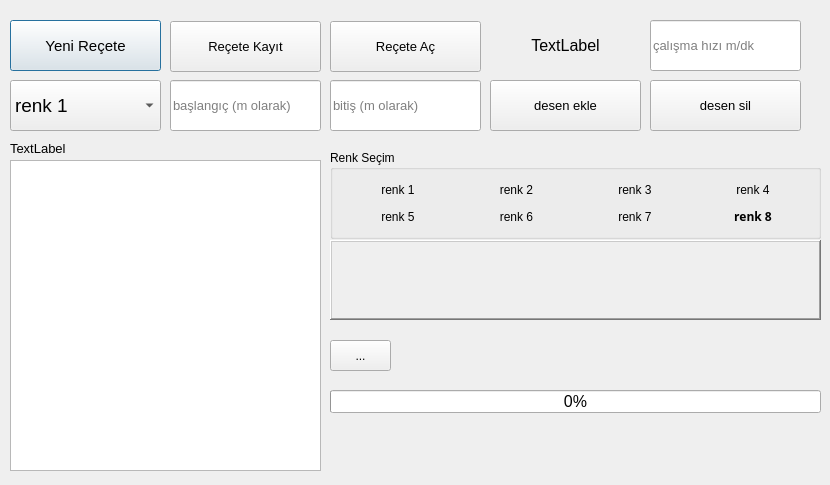
<?xml version="1.0" encoding="UTF-8"?>
<ui version="4.0">
 <class>Dialog</class>
 <widget class="QDialog" name="Dialog">
  <property name="geometry">
   <rect>
    <x>0</x>
    <y>0</y>
    <width>830</width>
    <height>485</height>
   </rect>
  </property>
  <property name="windowTitle">
   <string>Reçete</string>
  </property>
  <widget class="QPushButton" name="btnYeniRecete">
   <property name="geometry">
    <rect>
     <x>10</x>
     <y>20</y>
     <width>151</width>
     <height>51</height>
    </rect>
   </property>
   <property name="sizePolicy">
    <sizepolicy hsizetype="Expanding" vsizetype="Expanding">
     <horstretch>0</horstretch>
     <verstretch>0</verstretch>
    </sizepolicy>
   </property>
   <property name="font">
    <font>
     <pointsize>11</pointsize>
    </font>
   </property>
   <property name="text">
    <string>Yeni Reçete</string>
   </property>
  </widget>
  <widget class="QListWidget" name="list1">
   <property name="geometry">
    <rect>
     <x>10</x>
     <y>160</y>
     <width>311</width>
     <height>311</height>
    </rect>
   </property>
   <property name="font">
    <font>
     <pointsize>12</pointsize>
    </font>
   </property>
  </widget>
  <widget class="QComboBox" name="comboBox">
   <property name="geometry">
    <rect>
     <x>10</x>
     <y>80</y>
     <width>151</width>
     <height>51</height>
    </rect>
   </property>
   <property name="sizePolicy">
    <sizepolicy hsizetype="Preferred" vsizetype="Preferred">
     <horstretch>0</horstretch>
     <verstretch>10</verstretch>
    </sizepolicy>
   </property>
   <property name="font">
    <font>
     <pointsize>14</pointsize>
    </font>
   </property>
   <item>
    <property name="text">
     <string>renk 1</string>
    </property>
   </item>
   <item>
    <property name="text">
     <string>renk 2</string>
    </property>
   </item>
   <item>
    <property name="text">
     <string>renk 3</string>
    </property>
   </item>
   <item>
    <property name="text">
     <string>renk 4</string>
    </property>
   </item>
   <item>
    <property name="text">
     <string>renk 5</string>
    </property>
   </item>
   <item>
    <property name="text">
     <string>renk 6</string>
    </property>
   </item>
   <item>
    <property name="text">
     <string>renk 7</string>
    </property>
   </item>
   <item>
    <property name="text">
     <string>renk 8</string>
    </property>
   </item>
  </widget>
  <widget class="QPushButton" name="btnAc">
   <property name="geometry">
    <rect>
     <x>330</x>
     <y>21</y>
     <width>151</width>
     <height>51</height>
    </rect>
   </property>
   <property name="sizePolicy">
    <sizepolicy hsizetype="Expanding" vsizetype="Expanding">
     <horstretch>0</horstretch>
     <verstretch>0</verstretch>
    </sizepolicy>
   </property>
   <property name="font">
    <font>
     <pointsize>10</pointsize>
    </font>
   </property>
   <property name="text">
    <string>Reçete Aç</string>
   </property>
  </widget>
  <widget class="QLabel" name="lblDosya">
   <property name="geometry">
    <rect>
     <x>10</x>
     <y>140</y>
     <width>311</width>
     <height>16</height>
    </rect>
   </property>
   <property name="sizePolicy">
    <sizepolicy hsizetype="Expanding" vsizetype="Expanding">
     <horstretch>0</horstretch>
     <verstretch>0</verstretch>
    </sizepolicy>
   </property>
   <property name="font">
    <font>
     <pointsize>10</pointsize>
    </font>
   </property>
   <property name="text">
    <string>TextLabel</string>
   </property>
  </widget>
  <widget class="QPushButton" name="btnKayit">
   <property name="geometry">
    <rect>
     <x>170</x>
     <y>21</y>
     <width>151</width>
     <height>51</height>
    </rect>
   </property>
   <property name="sizePolicy">
    <sizepolicy hsizetype="Expanding" vsizetype="Expanding">
     <horstretch>0</horstretch>
     <verstretch>0</verstretch>
    </sizepolicy>
   </property>
   <property name="font">
    <font>
     <pointsize>10</pointsize>
    </font>
   </property>
   <property name="text">
    <string>Reçete Kayıt</string>
   </property>
  </widget>
  <widget class="QLineEdit" name="lineEditSon">
   <property name="geometry">
    <rect>
     <x>330</x>
     <y>80</y>
     <width>151</width>
     <height>51</height>
    </rect>
   </property>
   <property name="sizePolicy">
    <sizepolicy hsizetype="Expanding" vsizetype="Expanding">
     <horstretch>0</horstretch>
     <verstretch>0</verstretch>
    </sizepolicy>
   </property>
   <property name="font">
    <font>
     <pointsize>10</pointsize>
    </font>
   </property>
   <property name="inputMethodHints">
    <set>Qt::ImhNone</set>
   </property>
   <property name="inputMask">
    <string notr="true"/>
   </property>
   <property name="placeholderText">
    <string>bitiş (m olarak)</string>
   </property>
  </widget>
  <widget class="QPushButton" name="btnSil">
   <property name="geometry">
    <rect>
     <x>650</x>
     <y>80</y>
     <width>151</width>
     <height>51</height>
    </rect>
   </property>
   <property name="sizePolicy">
    <sizepolicy hsizetype="Expanding" vsizetype="Expanding">
     <horstretch>0</horstretch>
     <verstretch>0</verstretch>
    </sizepolicy>
   </property>
   <property name="font">
    <font>
     <pointsize>10</pointsize>
    </font>
   </property>
   <property name="text">
    <string>desen sil</string>
   </property>
  </widget>
  <widget class="QPushButton" name="btnEkle">
   <property name="geometry">
    <rect>
     <x>490</x>
     <y>80</y>
     <width>151</width>
     <height>51</height>
    </rect>
   </property>
   <property name="sizePolicy">
    <sizepolicy hsizetype="Expanding" vsizetype="Expanding">
     <horstretch>0</horstretch>
     <verstretch>0</verstretch>
    </sizepolicy>
   </property>
   <property name="font">
    <font>
     <pointsize>10</pointsize>
    </font>
   </property>
   <property name="text">
    <string>desen ekle</string>
   </property>
  </widget>
  <widget class="QLineEdit" name="lineEditBas">
   <property name="geometry">
    <rect>
     <x>170</x>
     <y>80</y>
     <width>151</width>
     <height>51</height>
    </rect>
   </property>
   <property name="sizePolicy">
    <sizepolicy hsizetype="Expanding" vsizetype="Expanding">
     <horstretch>0</horstretch>
     <verstretch>0</verstretch>
    </sizepolicy>
   </property>
   <property name="font">
    <font>
     <pointsize>10</pointsize>
    </font>
   </property>
   <property name="inputMethodHints">
    <set>Qt::ImhPreferNumbers</set>
   </property>
   <property name="placeholderText">
    <string extracomment="metre">başlangıç (m olarak)</string>
   </property>
  </widget>
  <widget class="QGroupBox" name="grpBoxColor">
   <property name="geometry">
    <rect>
     <x>330</x>
     <y>150</y>
     <width>491</width>
     <height>89</height>
    </rect>
   </property>
   <property name="title">
    <string>Renk Seçim</string>
   </property>
   <layout class="QVBoxLayout" name="verticalLayout">
    <item>
     <layout class="QHBoxLayout" name="horizontalLayout">
      <item>
       <widget class="QPushButton" name="btnRenk_1">
        <property name="text">
         <string>renk 1</string>
        </property>
        <property name="flat">
         <bool>true</bool>
        </property>
       </widget>
      </item>
      <item>
       <widget class="QPushButton" name="btnRenk_2">
        <property name="text">
         <string>renk 2</string>
        </property>
        <property name="flat">
         <bool>true</bool>
        </property>
       </widget>
      </item>
      <item>
       <widget class="QPushButton" name="btnRenk_3">
        <property name="text">
         <string>renk 3</string>
        </property>
        <property name="flat">
         <bool>true</bool>
        </property>
       </widget>
      </item>
      <item>
       <widget class="QPushButton" name="btnRenk_4">
        <property name="text">
         <string>renk 4</string>
        </property>
        <property name="flat">
         <bool>true</bool>
        </property>
       </widget>
      </item>
     </layout>
    </item>
    <item>
     <layout class="QHBoxLayout" name="horizontalLayout_2">
      <item>
       <widget class="QPushButton" name="btnRenk_5">
        <property name="text">
         <string>renk 5</string>
        </property>
        <property name="flat">
         <bool>true</bool>
        </property>
       </widget>
      </item>
      <item>
       <widget class="QPushButton" name="btnRenk_6">
        <property name="text">
         <string>renk 6</string>
        </property>
        <property name="flat">
         <bool>true</bool>
        </property>
       </widget>
      </item>
      <item>
       <widget class="QPushButton" name="btnRenk_7">
        <property name="text">
         <string>renk 7</string>
        </property>
        <property name="flat">
         <bool>true</bool>
        </property>
       </widget>
      </item>
      <item>
       <widget class="QPushButton" name="btnRenk_8">
        <property name="font">
         <font>
          <family>MS Reference Sans Serif</family>
          <weight>75</weight>
          <bold>true</bold>
         </font>
        </property>
        <property name="text">
         <string>renk 8</string>
        </property>
        <property name="flat">
         <bool>true</bool>
        </property>
       </widget>
      </item>
     </layout>
    </item>
   </layout>
  </widget>
  <widget class="QFrame" name="frameColor">
   <property name="geometry">
    <rect>
     <x>330</x>
     <y>240</y>
     <width>491</width>
     <height>80</height>
    </rect>
   </property>
   <property name="frameShape">
    <enum>QFrame::WinPanel</enum>
   </property>
   <property name="frameShadow">
    <enum>QFrame::Raised</enum>
   </property>
  </widget>
  <widget class="QLabel" name="lblMaksBaskiUz">
   <property name="geometry">
    <rect>
     <x>510</x>
     <y>30</y>
     <width>111</width>
     <height>31</height>
    </rect>
   </property>
   <property name="font">
    <font>
     <pointsize>12</pointsize>
     <weight>50</weight>
     <italic>false</italic>
     <bold>false</bold>
     <underline>false</underline>
    </font>
   </property>
   <property name="frameShape">
    <enum>QFrame::NoFrame</enum>
   </property>
   <property name="frameShadow">
    <enum>QFrame::Raised</enum>
   </property>
   <property name="lineWidth">
    <number>2</number>
   </property>
   <property name="text">
    <string>TextLabel</string>
   </property>
   <property name="textFormat">
    <enum>Qt::RichText</enum>
   </property>
   <property name="alignment">
    <set>Qt::AlignCenter</set>
   </property>
   <property name="wordWrap">
    <bool>false</bool>
   </property>
   <property name="margin">
    <number>1</number>
   </property>
   <property name="indent">
    <number>5</number>
   </property>
  </widget>
  <widget class="QLineEdit" name="lineEditCalismaHiz">
   <property name="geometry">
    <rect>
     <x>650</x>
     <y>20</y>
     <width>151</width>
     <height>51</height>
    </rect>
   </property>
   <property name="sizePolicy">
    <sizepolicy hsizetype="Expanding" vsizetype="Expanding">
     <horstretch>0</horstretch>
     <verstretch>0</verstretch>
    </sizepolicy>
   </property>
   <property name="font">
    <font>
     <pointsize>10</pointsize>
    </font>
   </property>
   <property name="inputMethodHints">
    <set>Qt::ImhNone</set>
   </property>
   <property name="inputMask">
    <string notr="true"/>
   </property>
   <property name="placeholderText">
    <string>çalışma hızı m/dk</string>
   </property>
  </widget>
  <widget class="QToolButton" name="tBtnRecipeSend">
   <property name="geometry">
    <rect>
     <x>330</x>
     <y>340</y>
     <width>61</width>
     <height>31</height>
    </rect>
   </property>
   <property name="text">
    <string>...</string>
   </property>
  </widget>
  <widget class="QProgressBar" name="prgBarRec">
   <property name="geometry">
    <rect>
     <x>330</x>
     <y>390</y>
     <width>491</width>
     <height>23</height>
    </rect>
   </property>
   <property name="font">
    <font>
     <pointsize>12</pointsize>
    </font>
   </property>
   <property name="value">
    <number>0</number>
   </property>
  </widget>
 </widget>
 <tabstops>
  <tabstop>lineEditBas</tabstop>
  <tabstop>lineEditSon</tabstop>
  <tabstop>btnEkle</tabstop>
  <tabstop>btnSil</tabstop>
  <tabstop>btnKayit</tabstop>
  <tabstop>list1</tabstop>
 </tabstops>
 <resources/>
 <connections/>
</ui>
